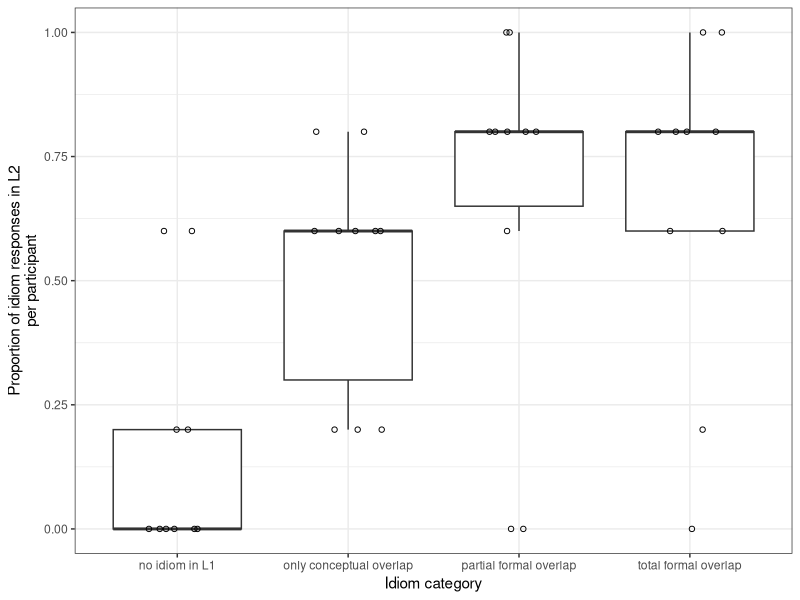
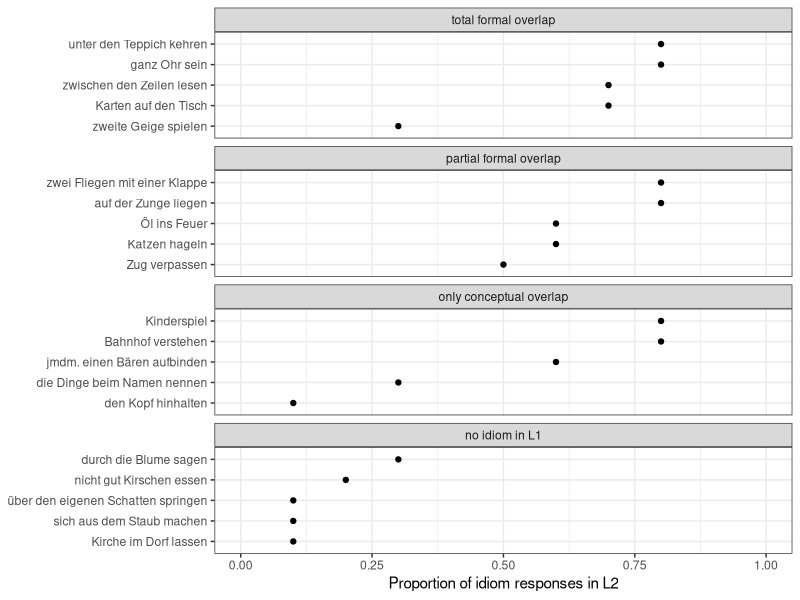
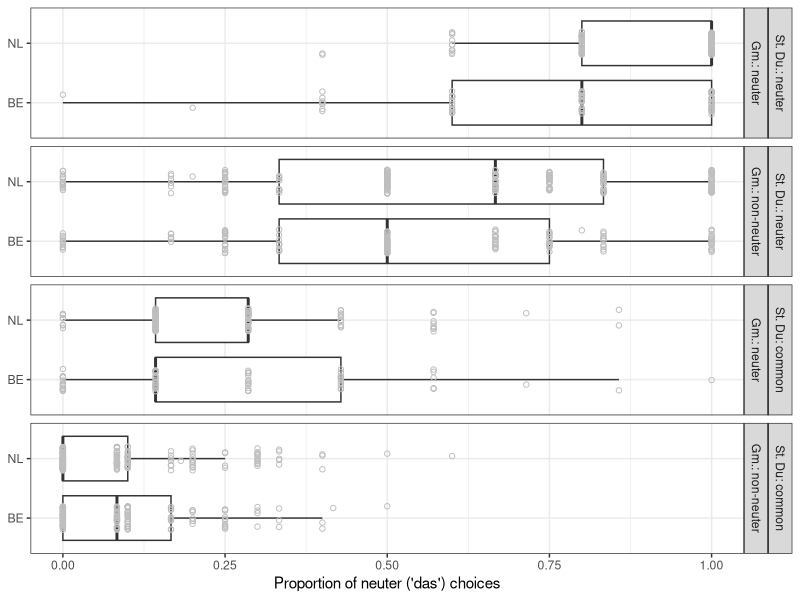
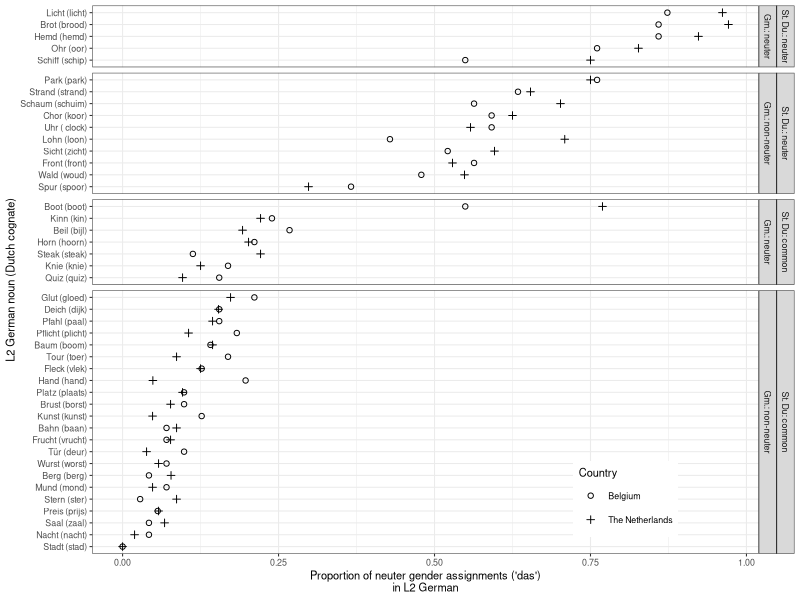

The R script that drew these images, in order:
## ---- chunk 1
#| fig-cap: "The boxplots with individual data points overlaid show the differences between the participants for each idiom category."
#| label: fig-boxplot-kuster
#| fig-width: 7
#| fig-height: 3.5
#| out-width: "80%"
library(tidyverse)
theme_set(theme_bw())

d <- read_csv("kuster.csv")
d$RW <- ifelse(d$Uebersetzungsart == "RW", 1, 0)
d$RW[is.na(d$RW)] <- 0

idioms <- data.frame(
  Item = 1:20,
  Idiom = c("zweite Geige spielen", "ganz Ohr sein",
            "Katzen hageln", "nicht gut Kirschen essen",
            "Karten auf den Tisch", "Zug verpassen",
            "jmdm. einen Bären aufbinden", "Kirche im Dorf lassen",
            "unter den Teppich kehren", "auf der Zunge liegen",
            "den Kopf hinhalten", "sich aus dem Staub machen",
            "zwischen den Zeilen lesen", "Öl ins Feuer",
            "Kinderspiel", "durch die Blume sagen",
            "Bahnhof verstehen", "die Dinge beim Namen nennen",
            "zwei Fliegen mit einer Klappe", "über den eigenen Schatten springen")
)

d <- d %>% 
  left_join(idioms)

typen <- data.frame(
  Typ = 1:4,
  Kategorie = c("total formal overlap", "partial formal overlap",
                "only conceptual overlap", "no idiom in L1")
)

d <- d %>% 
  left_join(typen)

d_perItem <- d %>% 
  group_by(Idiom, Kategorie) %>% 
  summarise(prop_RW = mean(RW, na.rm = TRUE))

d_perPart <- d |> 
  group_by(Vpn, Kategorie) |> 
  summarise(prop_RW = mean(RW, na.rm = TRUE),
            .groups = "drop")
ggplot(d_perPart,
       aes(x = reorder(Kategorie, prop_RW), y = prop_RW)) +
  geom_boxplot(outlier.shape = NA) +
  geom_point(position = position_jitter(width = 0.2, height = 0),
             shape = 1) +
  xlab("Idiom category") +
  ylab("Proportion of idiom responses in L2\nper participant")
## ---- chunk 2
#| fig-cap: "A Cleveland dotplot of the by-idiom results shows the variation within and the overlap between the categories."
#| label: fig-dotplot-kuster
#| fig-width: 5
#| fig-height: 6
#| out-width: "80%"
d_perItem$Kategorie <- ordered(d_perItem$Kategorie, levels =
                                 c("total formal overlap", "partial formal overlap",
                                   "only conceptual overlap", "no idiom in L1"))
ggplot(d_perItem,
       aes(x = prop_RW,
           y = reorder(Idiom, prop_RW))) +
  geom_point() +
  facet_wrap(vars(Kategorie), scales = "free_y", ncol =1) +
  xlab("Proportion of idiom responses in L2") +
  xlim(0, 1) +
  ylab(NULL)
## ---- chunk 3
dat <- read.csv("DataGermanArticles_15Aug2016.csv")
colnames(dat)[6] <- "Stimulus"
questionnaire <- read.csv("Questionnaires_GermanArticles.csv")
questionnaire <- unique(questionnaire)
dat <- merge(dat, questionnaire, by = "SubjectID")
dat <- dat |> 
  filter(NativeLanguage != "other") |> 
  filter(Country %in% c("BE", "NL")) |> 
  filter(NativeLanguage2 != "duits" | is.na(NativeLanguage2)) |> 
  droplevels()

percuse <- dat %>%
  filter(PartExperiment == "DutchArticlesUsual") %>%
  droplevels()
percusestimuli <- read.csv("DutchStimuli.csv")
percuse <- merge(percuse, percusestimuli, by = "Stimulus")
percuse$CorrectResponse <- factor(percuse$CorrectResponse)
percuse_standard <- percuse %>%
  filter(Category %in% c(1, 2, 3, 4)) %>%
  droplevels()
percuse_standard$Correct <- percuse_standard$button_pressed == percuse_standard$CorrectResponse
percuse_standard_perParticipant <- percuse_standard %>%
  group_by(SubjectID) %>%
  summarise(L1Correct = sum(Correct),
            n = n())

dat <- merge(dat, percuse_standard_perParticipant, by = "SubjectID")
dat2 <- dat %>%
  filter(L1Correct >= 18) %>%
  droplevels()
questionnaire <- questionnaire %>%
  filter(SubjectID %in% dat2$SubjectID) %>%
  droplevels()
germanarticles <- dat2 %>%
  filter(PartExperiment == "GermanArticles") %>%
  droplevels()

L2stimuli <- read.csv("GermanStimuli_Revision.csv")
L2stimuli$CorrectResponse <- factor(L2stimuli$CorrectResponse)
germanarticles <- merge(germanarticles, L2stimuli, by = "Stimulus")

DutchNeuter <- germanarticles %>%
  filter(DutchSDGender == "neuter") %>%
  droplevels()
DutchNeuter$Correct <- DutchNeuter$button_pressed == DutchNeuter$CorrectResponse

DutchNeuter_perParticipant <- DutchNeuter %>%
  group_by(SubjectID, Country) %>%
  summarise(L2Index = sum(Correct),
            n = n())

DutchNeuter_perParticipant <- DutchNeuter %>% 
  group_by(SubjectID, Country, German) %>% 
  summarise(L2Index = sum(Correct),
            n = n())
DutchNeuter_perParticipant <- DutchNeuter %>%
  group_by(SubjectID) %>%
  summarise(L2Index = sum(Correct))
dat2 <- merge(dat2, DutchNeuter_perParticipant, by = "SubjectID")
dat3 <- dat2 %>%
  filter(rt > 500) %>%
  droplevels()

germart <- dat3 %>%
  filter(PartExperiment == "GermanArticles") %>%
  droplevels()
L2stimuli <- read.csv("GermanStimuli_Revision.csv")
germart <- merge(germart, L2stimuli, by = "Stimulus")
germart_perItem <- germart %>%
  group_by(Stimulus, Country) %>%
  summarise(NeuterResponses = mean(button_pressed == "2"))
germart_perItem <- merge(germart_perItem, L2stimuli, by = "Stimulus")

labels <- c(
  `BE` = "Belgium",
  `NL` = "The Netherlands"
)

germart_perItem2 <- germart %>%
  group_by(Stimulus) %>%
  summarise(NeuterResponsesBelgium = mean(button_pressed[Country=="BE"] == "2"),
            NeuterResponsesNetherlands = mean(button_pressed[Country=="NL"] == "2"),
            NeuterResponsesTotal = (NeuterResponsesBelgium+NeuterResponsesNetherlands)/2)
# Combine this with earlier by-item summary
germart_perItem <- merge(germart_perItem, germart_perItem2)
# Sort by total proportion of neuter responses
germart_perItem <- arrange(germart_perItem, NeuterResponsesTotal)

# Create variable with labels (stimulus + translation)
germart_perItem$Label <- paste(germart_perItem$Stimulus,  " (", germart_perItem$DutchCognate, ")", sep = "")

# Reorder the factor levels by the total proportion of neuter responses (rather than alphabetically).
germart_perItem$Stimulus <- reorder(germart_perItem$Stimulus, germart_perItem$NeuterResponsesTotal)
germart_perItem$Label <- reorder(germart_perItem$Label, germart_perItem$NeuterResponsesTotal)


# Rename levels
germart_perItem$Country <- as.factor(germart_perItem$Country)
levels(germart_perItem$Country) <- c("Belgium", "The Netherlands")
# Relevel Dutch gender
germart_perItem$DutchSDGender <- relevel(as.factor(germart_perItem$DutchSDGender), "neuter")
levels(germart_perItem$DutchSDGender) <- c("St. Du.: neuter", "St. Du: common")

# Add description of German gender (neuter vs. non-neuter)
germart_perItem$GermanNeuter <- factor(germart_perItem$GermanGender == "neuter",
                                       levels = c("TRUE", "FALSE"),
                                       labels = c("Gm.: neuter", "Gm.: non-neuter"))

## ---- chunk 4
germart_perPart <- germart |> 
  group_by(SubjectID, Country, GermanGender, DutchSDGender) |> 
  summarise(prop_neuter = mean(button_pressed == "2"),
            .groups = "drop")
germart_perPart$DutchSDGender <- relevel(as.factor(germart_perPart$DutchSDGender), "neuter")
levels(germart_perPart$DutchSDGender) <- c("St. Du.: neuter", "St. Du: common")

# Add description of German gender (neuter vs. non-neuter)
germart_perPart$GermanNeuter <- factor(germart_perPart$GermanGender == "neuter",
                                       levels = c("TRUE", "FALSE"),
                                       labels = c("Gm.: neuter", "Gm.: non-neuter"))
## ---- chunk 5
#| fig-cap: "Boxplots show considerable differences between participants in their propensity to assign a neuter article to German nouns."
#| label: fig-boxplot-vanhove
#| fig-height: 6.00
#| out-width: "50%"

ggplot(germart_perPart,
       aes(x = Country,
           y = prop_neuter)) +
  geom_boxplot(outlier.shape = NA) +
  geom_point(position = position_jitter(width = 0.2, height = 0), 
             shape = 1, colour = "grey") +
  facet_grid(DutchSDGender + GermanNeuter ~ ., scales = "free_y", drop = TRUE, space = "free_y") +
  ylim(0, 1) +
  xlab(NULL) +
  ylab("Proportion of neuter ('das') choices") +
  coord_flip() +
  theme_bw()
## ---- chunk 6
#| fig-cap: "A Cleveland dotplot of the data aggregated by noun shows that, by and large, Belgian and Dutch speakers of Dutch show the same tendencies and that, with a single exception, there is no overlap between nouns with neuter cognates and those with common cognates. The sole exception, _Boot_, is easily identified; a plausible explanation for this result is that many participants may have known the film _Das Boot_. "
#| label: fig-dotplot-vanhove
#| out-width: "75%"
ggplot(germart_perItem,
       aes(x = NeuterResponses,
           y = Label,
       shape = Country)) +
  geom_point() +
  scale_shape_manual(values = c(1, 3)) +
  #scale_colour_brewer(palette = "Set1") +
  guides(colour = guide_legend("Country"), 
         shape = guide_legend("Country")) +
  facet_grid(DutchSDGender + GermanNeuter~ ., scales = "free_y", drop = TRUE, space = "free_y") +
  theme_bw(8) +
  xlab("Proportion of neuter gender assignments ('das')\nin L2 German") +
  ylab("L2 German noun (Dutch cognate)") +
  theme(legend.direction = "vertical", 
        legend.position = c(0.8, 0.1))
